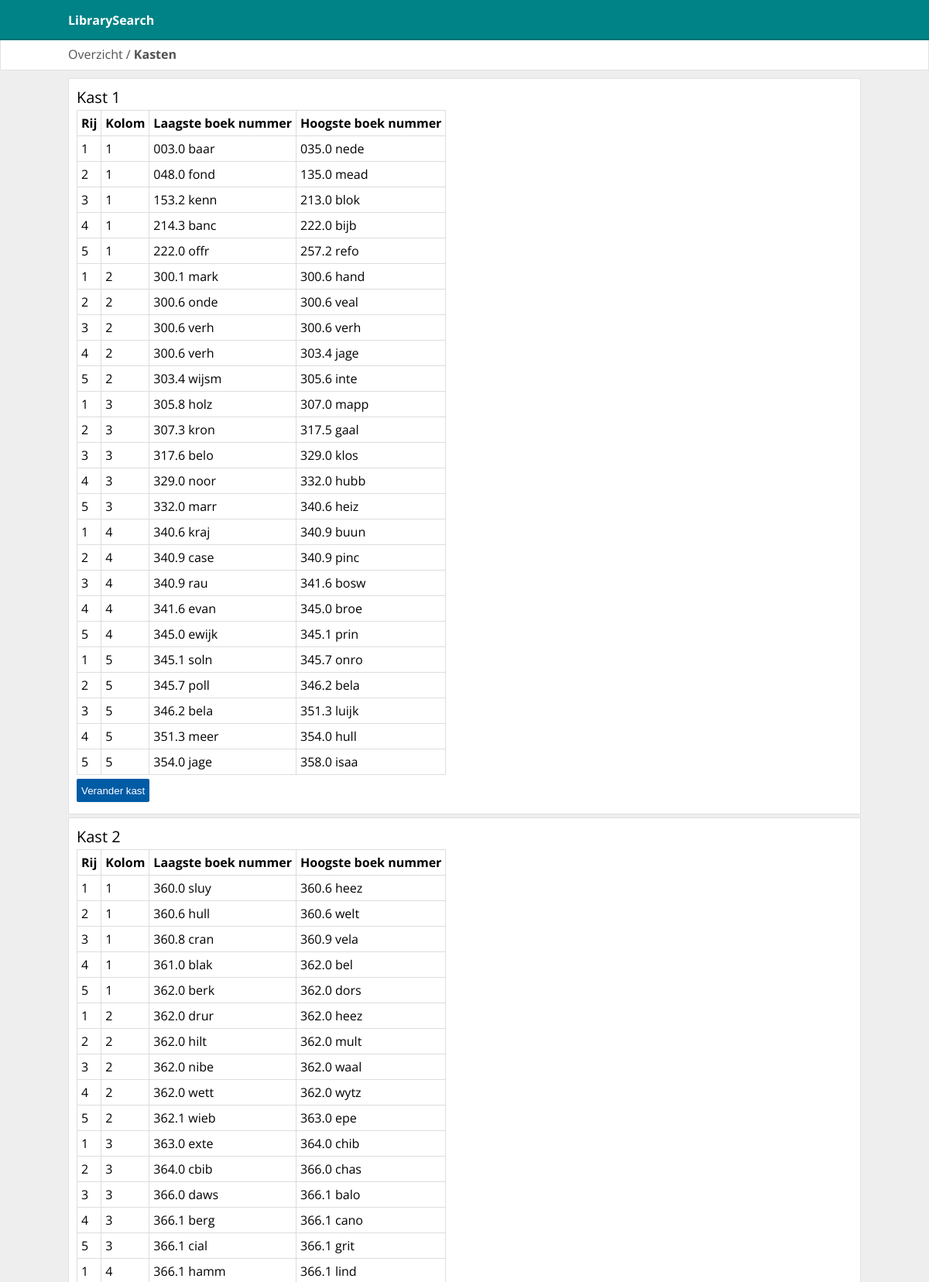
The app's page /views/home.php (upper part) with its own data.
### tables this page shows
CREATE TABLE `Shelf` (
  `shelfID` int(5) NOT NULL,
  `bookshelf` int(2) NOT NULL,
  `Row` int(2) NOT NULL,
  `Col` int(2) NOT NULL,
  `lowestBookNr` VARCHAR(15) NOT NULL,
  `highestBookNr` VARCHAR(15) NOT NULL
);

### views/getShelfs.php (called while the page is built, shortened)
<?php
function dbConnect(){
	$dbHost = "localhost";
    $dbName = "librarysearch";
	$dbUser = "root";
    $dbPass = "";
	if(!($conn=mysqli_connect($dbHost, $dbUser, $dbPass))){
		echo "Error on connect.";
	}else{
		if(!(mysqli_select_db($conn, $dbName))){
			echo mysqli_error();
			echo "error on database connection. Check your settings.";
		}else{
			return $conn;
		}
	}
}
function checkBookshelfs(){
    $conn = dbConnect();
    $table = "shelf";
    $getTable = $conn->query("SELECT MAX(bookshelf) AS Bookshelfs FROM ". $table);
    while($number = $getTable->fetch_assoc()){
        $bookshelfs = $number["Bookshelfs"];
    }
    return $bookshelfs;
}
function showShelf($shelfID){
    $conn = dbConnect();
    $table = "shelf";
    $getTable = $conn->query("SELECT * FROM ". $table . " WHERE bookshelf = " . $shelfID);
    return $getTable;
}
?>

### views/home.php (the view, shortened to what this page needs)
<!DOCTYPE html>
<html lang="en">
<head>
    <?php include_once('head.php') ?>
</head>
<body>
<?php include_once('navigation.php') ?>
<?php require_once('getShelfs.php') ?>
<div class="topMenuSecond">
    <div class="topMenuInner">
        <div class="topMenuTitle">Overzicht / <b>Kasten</b></div>
    </div>
</div>
<div class="content">
    <?php
        $bookshelfs = checkBookshelfs();
        for($i = 1; $i <= $bookshelfs; $i++){
            $shelf = showShelf($i);
            if($shelf->num_rows > 0){
    ?>
    <div class="contentBlock">
        <div class="contentBlockTitle">Kast <?php echo $i;?></div>
        <div class="description">
            <table>
                <tr>
                    <th>Rij</th>
                    <th>Kolom</th>
                    <th>Laagste boek nummer</th>
                    <th>Hoogste boek nummer</th>
                </tr>
            <?php
            $table = showShelf($i);
            while($row = $table->fetch_assoc()){?>
                <tr>
                    <td><?php echo $row["Row"];?></td>
                    <td><?php echo $row["Col"];?></td>
                    <td><?php echo $row["lowestBookNr"];?></td>
                    <td><?php echo $row["highestBookNr"];?></td>
                </tr>
            <?php }?>
            </table>
        </div>
        <div class="description">
            <form method="post" action="/views/test.php">
                <button class="button buttonSave" type="submit" value="<?php echo $i; ?>" name="submitButton">Verander kast</button>
            </form>
        </div>
    </div>
            <?php }} ?>
</div>
</body>
</html>

### views/head.php (shortened to what this page needs)
<link rel="stylesheet" href="https://cdn.materialdesignicons.com/2.1.19/css/materialdesignicons.min.css">
<link href="/views/css/style.css" rel="stylesheet" type="text/css">

### views/navigation.php (shortened to what this page needs)
<div class="navBar">
    <div class="navBarContent">
        <a href="/">
            <div class="navBarTitle">
                LibrarySearch
            </div>
        </a>
    </div>
</div>

### views/css/style.css (style rules this page uses)
body { background-color: #eeeeee; margin: 0 auto; text-align: center; font-family: 'Roboto', sans-serif; font-family: 'Open Sans', sans-serif; position: relative; }
a { text-decoration: none; color: #333333; }
.content { display: inline-block; max-width: 1024px; width: 100%; padding: 5px; margin-bottom: 100px; position: relative; text-align: left; }
.topMenuTitle { display: inline-block; color: #525252; padding-top: 8px; padding-left: 0px; float: left; }
.topMenuInner { width: 100%; max-width: 1024px; display: inline-block; height: 34px; }
.topMenuSecond { background-color: white; min-height: 15px; border: 1px solid #e1e1e1; border-radius: 2px; position: relative; margin-bottom: 5px; }
.contentBlock { background-color: white; min-height: 15px; padding: 10px; border: 1px solid #e1e1e1; border-radius: 2px; position: relative; margin-bottom: 4px; }
.contentBlockTitle { font-size: 20px; margin-bottom: 3px; color: black; white-space: nowrap; overflow: hidden; text-overflow: ellipsis; }
.description { margin-bottom: 5px; }
.navBar { background-color: #008386; box-shadow: 0 2px 0 #007275;; text-align: center; width: 100%; height: 50px; position: sticky; position: -webkit-sticky; top: 0; z-index: 100; }
.navBarContent { max-width: 1044px; width: 100%; height: 50px; display: inline-block; }
.navBarTitle { display: inline-block; float: left; height: 50px; line-height: 52px; padding-left: 10px; padding-right: 10px; margin-right: 2px; font-size: 16px; font-weight: bold; color: white; cursor: pointer; }
.button { color: #ffffff; min-width: 75px; min-height: 30px; border: none; border-radius: 2px; background-color: #005BA5; -webkit-transition: background-color 70ms linear; -moz-transition: background-color 70ms linear; -o-transition: background-color 70ms linear; -ms-transition: background-color 70ms linear; transition: background-color 70ms linear; position: relative; }
table { border-collapse: collapse; }
table, td, th { border: 1px solid #ddd; text-align: left; padding: 5px; }

### records on screen
shelf: Row "1", Col "1", lowestBookNr "003.0 baar", highestBookNr "035.0 nede"
shelf: Row "2", Col "1", lowestBookNr "048.0 fond", highestBookNr "135.0 mead"
shelf: Row "3", Col "1", lowestBookNr "153.2 kenn", highestBookNr "213.0 blok"
shelf: Row "4", Col "1", lowestBookNr "214.3 banc", highestBookNr "222.0 bijb"
shelf: Row "5", Col "1", lowestBookNr "222.0 offr", highestBookNr "257.2 refo"
shelf: Row "1", Col "2", lowestBookNr "300.1 mark", highestBookNr "300.6 hand"
shelf: Row "2", Col "2", lowestBookNr "300.6 onde", highestBookNr "300.6 veal"
shelf: Row "3", Col "2", lowestBookNr "300.6 verh", highestBookNr "300.6 verh"
shelf: Row "4", Col "2", lowestBookNr "300.6 verh", highestBookNr "303.4 jage"
shelf: Row "5", Col "2", lowestBookNr "303.4 wijsm", highestBookNr "305.6 inte"
shelf: Row "1", Col "3", lowestBookNr "305.8 holz", highestBookNr "307.0 mapp"
shelf: Row "2", Col "3", lowestBookNr "307.3 kron", highestBookNr "317.5 gaal"
shelf: Row "3", Col "3", lowestBookNr "317.6 belo", highestBookNr "329.0 klos"
shelf: Row "4", Col "3", lowestBookNr "329.0 noor", highestBookNr "332.0 hubb"
shelf: Row "5", Col "3", lowestBookNr "332.0 marr", highestBookNr "340.6 heiz"
shelf: Row "1", Col "4", lowestBookNr "340.6 kraj", highestBookNr "340.9 buun"
shelf: Row "2", Col "4", lowestBookNr "340.9 case", highestBookNr "340.9 pinc"
shelf: Row "3", Col "4", lowestBookNr "340.9 rau", highestBookNr "341.6 bosw"
shelf: Row "4", Col "4", lowestBookNr "341.6 evan", highestBookNr "345.0 broe"
shelf: Row "5", Col "4", lowestBookNr "345.0 ewijk", highestBookNr "345.1 prin"
shelf: Row "1", Col "5", lowestBookNr "345.1 soln", highestBookNr "345.7 onro"
shelf: Row "2", Col "5", lowestBookNr "345.7 poll", highestBookNr "346.2 bela"
shelf: Row "3", Col "5", lowestBookNr "346.2 bela", highestBookNr "351.3 luijk"
shelf: Row "4", Col "5", lowestBookNr "351.3 meer", highestBookNr "354.0 hull"
shelf: Row "5", Col "5", lowestBookNr "354.0 jage", highestBookNr "358.0 isaa"
shelf: Row "1", Col "1", lowestBookNr "360.0 sluy", highestBookNr "360.6 heez"
shelf: Row "2", Col "1", lowestBookNr "360.6 hull", highestBookNr "360.6 welt"
shelf: Row "3", Col "1", lowestBookNr "360.8 cran", highestBookNr "360.9 vela"
shelf: Row "4", Col "1", lowestBookNr "361.0 blak", highestBookNr "362.0 bel"
shelf: Row "5", Col "1", lowestBookNr "362.0 berk", highestBookNr "362.0 dors"
shelf: Row "1", Col "2", lowestBookNr "362.0 drur", highestBookNr "362.0 heez"
shelf: Row "2", Col "2", lowestBookNr "362.0 hilt", highestBookNr "362.0 mult"
shelf: Row "3", Col "2", lowestBookNr "362.0 nibe", highestBookNr "362.0 waal"
shelf: Row "4", Col "2", lowestBookNr "362.0 wett", highestBookNr "362.0 wytz"
shelf: Row "5", Col "2", lowestBookNr "362.1 wieb", highestBookNr "363.0 epe"
shelf: Row "1", Col "3", lowestBookNr "363.0 exte", highestBookNr "364.0 chib"
shelf: Row "2", Col "3", lowestBookNr "364.0 cbib", highestBookNr "366.0 chas"
shelf: Row "3", Col "3", lowestBookNr "366.0 daws", highestBookNr "366.1 balo"
shelf: Row "4", Col "3", lowestBookNr "366.1 berg", highestBookNr "366.1 cano"
shelf: Row "5", Col "3", lowestBookNr "366.1 cial", highestBookNr "366.1 grit"
shelf: Row "1", Col "4", lowestBookNr "366.1 hamm", highestBookNr "366.1 lind"
